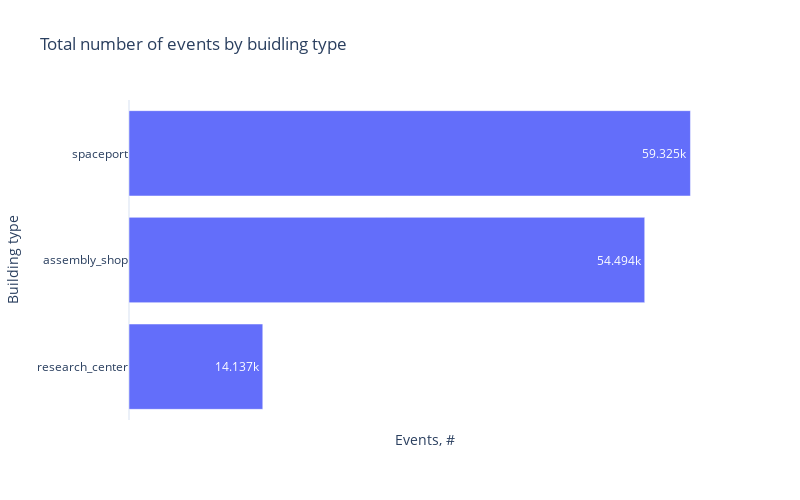

The code cell stored with this chart in its notebook:
### Markdown cell above
В нашей игре уже достаточно приличное количество пользователей, которые, видимо, довольно много кликают - в среднем на пользователя приходится по 10 событий. Видимо, многие из них строят несколько космопортов или сборочных цехов за раз.

Другое интересное наблюдение - количество событий в день. У нас в начале периода явно есть много активности - игроки строят здания. C 10 на 11 мая у нас начинают появляться участники, которые завершили уровень.

### Code cell
df_temp = (
    pd.pivot_table(
        data=df_actions[df_actions.building_type != 'no_building'],
        index='building_type',
        values='user_id',
        aggfunc='count',
        margins=True,
    )
    .reset_index()
    .set_axis(['event', 'event_count'], axis=1)
    .rename_axis('index', axis=1)
    .assign(
        event_per = lambda df: round(100 * df.event_count / df.event_count.iloc[-1], 1),
        sort_key = lambda df: df.event == 'All',
    )
    .sort_values(['sort_key', 'event_per'], ascending=[True, False])
    .drop('sort_key', axis=1)
)

fig = px.bar(
    df_temp[df_temp.event != 'All'],
    x='event_count',
    y='event',
    text_auto=True,
    title='Total number of events by buidling type',
    labels=dict(event_count='Events, #', event='Building type'),
    width=FIG_WIDTH * 100,
    height=FIG_HEIGHT * 100,
    template='plotly_white',
)
fig.update_xaxes(showticklabels=False, showgrid=False)
fig.update_layout(yaxis={'categoryorder': 'total ascending'})
fig.show()

display(df_temp)

### Figure 1 — Plotly figure (JSON) as saved in the notebook; plotly's stock layout.template omitted (floating-point values rounded to 4 significant figures)
{"data": [{"alignmentgroup": "True", "hovertemplate": "Events, #=%{x}<br>Building type=%{y}<extra></extra>", "legendgroup": "", "marker": {"color": "#636efa", "pattern": {"shape": ""}}, "name": "", "offsetgroup": "", "orientation": "h", "showlegend": false, "textposition": "auto", "texttemplate": "%{x}", "type": "bar", "x": [59325, 54494, 14137], "xaxis": "x", "y": ["spaceport", "assembly_shop", "research_center"], "yaxis": "y"}], "layout": {"barmode": "relative", "height": 500, "legend": {"tracegroupgap": 0}, "title": {"text": "Total number of events by buidling type"}, "width": 800, "xaxis": {"anchor": "y", "domain": [0, 1], "showgrid": false, "showticklabels": false, "title": {"text": "Events, #"}}, "yaxis": {"anchor": "x", "categoryorder": "total ascending", "domain": [0, 1], "title": {"text": "Building type"}}}}
